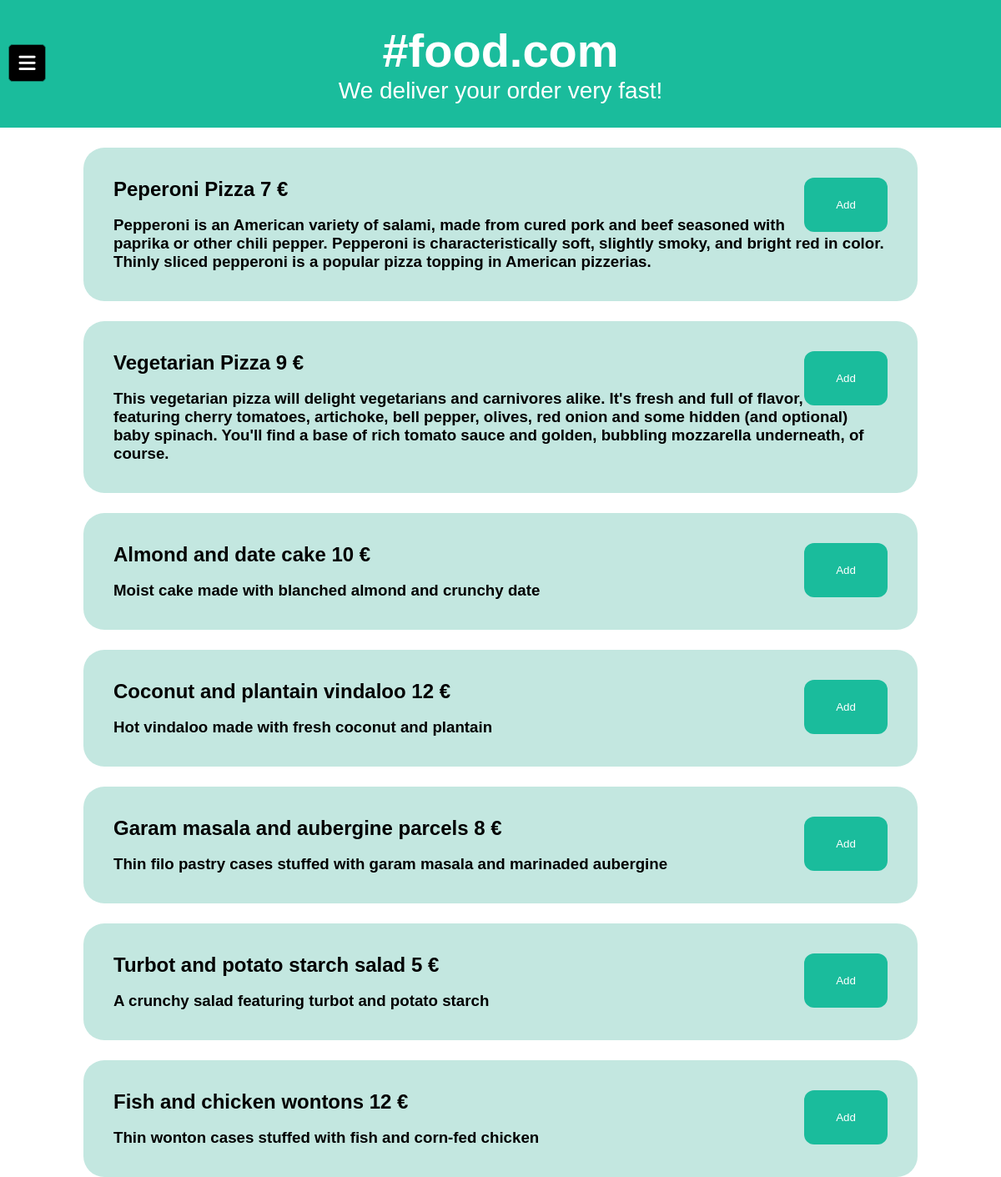
Page /Website/Food/index.php (signed in) on the committed database.
### tables this page shows
CREATE TABLE `meal` (
  `ID` int(11) NOT NULL,
  `Name` varchar(100) NOT NULL,
  `Description` text NOT NULL,
  `Price` decimal(10,0) NOT NULL,
  `inStock` tinyint(1) NOT NULL DEFAULT 1
);

### Website/Food/classes/Dbh.php (called while the page is built, shortened)
<?php
class Dbh {
    private $username = 'root';
    private $password = '';
    private $host = 'localhost';
    private $dbName = 'food';
    public function __construct() {
        try{
            $this->conn = new PDO("mysql:host=$this->host;dbname=$this->dbName", $this->username, $this->password);
        }
        catch (PDOException $e){
            echo $e->getMessage();
        }
    }
}
?>

### Website/Food/classes/Restaurant.php (called while the page is built, shortened)
<?php
require_once('Food.php');
require_once('dbh.php');
?>
<?php
class Restaurant extends Dbh
{
    private $foods = array();
    public function GetFood()
    {
      $sql = "SELECT * FROM meal WHERE inStock = '1' ";
      $sth = $this->conn->prepare($sql);
      $sth->execute();
      if ($sth->rowCount() > 0) {
        while($row = $sth->fetch(PDO::FETCH_ASSOC)) {
         array_push($this->foods, new Food($row["ID"],$row["Name"],$row["Description"],$row["Price"] ));
        }
        return $this->foods;
      } else {
        return 0;
      }
    }
}
?>

### Website/Food/classes/Food.php (called while the page is built, shortened)
<?php
 class Food
  {
    private $name;
    private $description;
    private $price;
    public function GetName() : string
  {
     return $this->name;
  }
    public function GetDescription() : string
  {
    return $this->description;
  }
    public function GetPrice() : float
  {
    return $this->price;
  }
    public function __construct(int $id, string $name, string $description, float $price)
  {
  $this->name = $name;
  $this->price = $price;
  $this->description = $description;
  }
}
 ?>

### Website/Food/views/printers/showFood.php (the view, shortened to what this page needs)
<?php
require_once('classes/Restaurant.php');
?>
<?php
    $restaurant = new Restaurant();
   foreach($restaurant->GetFood() as $value)
   {
      $name = $value->GetName();
      $description = $value->GetDescription();
      $price = $value->GetPrice();
      $ID = $value->GetID();
          echo '<div class="container">',
               '<form method="POST" action="handlers/addToShoppingCart.php" id="form">',
                  '<button type="submit" class="passwordbtn">Add</button>',
                  '<input type = "hidden" name = "ProductID" value ='."$ID".'>',
               '</form>',
               '<h2>',"$name", "  $price",' €</h2><br>',
               '<h3>',"$description",'</h3>',
               '<h4></h4>',
               '</div>';
   }
?>

### Website/Food/css/restaurantList.css (style rules this page uses)
* { margin: 0; padding: 0; box-sizing: border-box; font-family: Arial; }
button { background-color: #1abc9c; color: white; padding: 1%; border: none; cursor: pointer; border-radius: 12px; float: right; width: 100px; height: 65px; }
.container { max-width: 1000px; border-radius: 25px; background: #c3e7e0; padding: 3%; margin: auto; margin-top: 2%; z-index: -1; }

### rows in the picture
meal: Name "Peperoni Pizza", Price "7", Description "Pepperoni is an American variety of salami, made from cured pork and beef seasoned with paprika or other chili pepper. Pepperoni is characteristically soft, slightly smoky, and bright red in color. Thinly sliced pepperoni is a popular pizza topping in American pizzerias."
meal: Name "Vegetarian Pizza", Price "9", Description "This vegetarian pizza will delight vegetarians and carnivores alike. It's fresh and full of flavor, featuring cherry tomatoes, artichoke, bell pepper, olives, red onion and some hidden (and optional) baby spinach. You'll find a base of rich tomato sauce and golden, bubbling mozzarella underneath, of course."
meal: Name "Almond and date cake", Price "10", Description "Moist cake made with blanched almond and crunchy date"
meal: Name "Coconut and plantain vindaloo", Price "12", Description "Hot vindaloo made with fresh coconut and plantain"
meal: Name "Garam masala and aubergine parcels", Price "8", Description "Thin filo pastry cases stuffed with garam masala and marinaded aubergine"
meal: Name "Turbot and potato starch salad", Price "5", Description "A crunchy salad featuring turbot and potato starch"
meal: Name "Fish and chicken wontons", Price "12", Description "Thin wonton cases stuffed with fish and corn-fed chicken"
